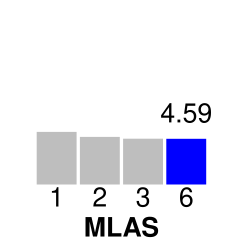

Here is the gnuplot script that generated this plot:
# font,size
set terminal svg size 250,250 font "Helvetica,20"
# defining box colors type 1 and 2
set linetype 1 lc rgb 'gray'
set linetype 2 lc rgb 'blue'
# with of the bars
set boxwidth 0.9
# bars should be filled with color
set style fill solid
# hide legend
set key off
# hide y axis
unset ytics
# hide the line around the graph
unset border

# should be from 0 to something above the max value
set yrange [0:16]
# the 0.6 moves the labels a bit upwards so that there is no ugly gap
set xtics nomirror scale 0 offset 0,0.5,0
# the 1.2 moves the label a bit upwards so that there is no ugly gap
set xlabel "MLAS" offset 0,1,0 font "Helvetica Bold"
# output file name
set output "mlas-pcm.svg"
# "lc variable" makes it select the box color type according to the value of the column 2
# $3+4 moves the labels somewhat upwards above the bars
plot "mlas-pcm.tsv" using 0:3:2:xtic(1) with boxes lc variable, "" using 0:($3+2.5):4 with labels
